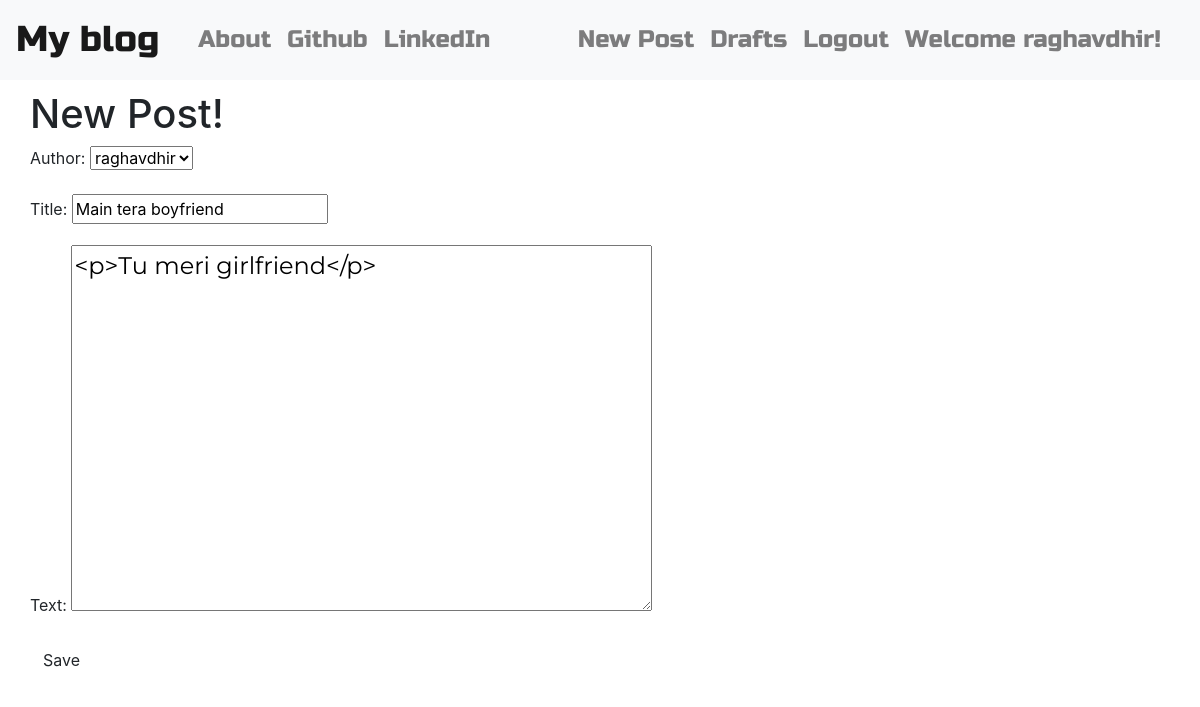
The page /post/9/edit/ (signed in) on the database its author committed.
### blogApp/models.py (models this page shows, shortened)
class Post(models.Model):
    author = models.ForeignKey('auth.User', on_delete=models.CASCADE)
    title = models.CharField(max_length=256)
    text = models.TextField()
    created_date = models.DateTimeField(default=timezone.now)
    published_date = models.DateTimeField(blank=True, null=True)

### blogApp/views.py (the view)
# urls.py: re_path(r'post/(?P<pk>\d+)/edit/$', views.PostUpdateView.as_view(), name='post_edit'),
class PostUpdateView(LoginRequiredMixin, UpdateView):
    login_url = '/login/'
    redirect_field_name = 'blogApp/post_detail.html'
    form_class = PostForm
    model = Post

### blogApp/forms.py
class PostForm(forms.ModelForm):
    class Meta:
        model = Post
        fields = ('author', 'title', 'text')
        widgets = {
            'title': forms.TextInput(attrs={'class': 'textinputclass'}),
            'text': forms.Textarea(attrs={'class': 'editable medium-editor-textarea postcontent'})
        }

### blogApp/templates/blogApp/post_form.html (shortened to what this page needs)
{% extends 'blogApp/base.html' %}
{% block body_block %}
<h1>New Post!</h1>
<form class="post-form" method="POST">
    {{ form.as_p }}
    <button type="submit" class="save btn btn-default">Save</button>
</form>
{% endblock %}

### blogApp/templates/blogApp/base.html (shortened to what this page needs)
<!DOCTYPE html>
{% load static %}
<html lang="en">
<head>
    <link rel="stylesheet" href="https://stackpath.bootstrapcdn.com/bootstrap/4.5.0/css/bootstrap.min.css">
    <link rel="stylesheet" href="//cdn.jsdelivr.net/npm/medium-editor@latest/dist/css/medium-editor.min.css" type="text/css" media="screen" charset="utf-8">
    <link rel="stylesheet" href="{% static 'css/blog.css' %}">
    <link rel="stylesheet" href="https://use.fontawesome.com/releases/v5.6.3/css/all.css">
</head>
<body class="loader">
<nav class="navbar navbar-expand-sm navbar-light bg-light techfont">
    <a class="navbar-brand bigbrand" href="{% url 'post_list' %}">My blog</a>
    <div class="container">
        <div class="collapse navbar-collapse">
        <ul class="navbar-nav mr-auto">
            <li class="nav-item">
                <a class="nav-link" href="{% url 'aboutus' %}">About</a>
            </li>
            <li class="nav-item">
                <a class="nav-link" href="https://www.github.com">Github</a>
            </li>
            <li class="nav-item">
                <a class="nav-link" href="https://www.linkedin.com">LinkedIn</a>
            </li>
        </ul>
        <ul class="nav navbar-nav navbar-right">
            {% if user.is_authenticated %}
            <li class="nav-item">
                <a class="nav-link" href="{% url 'post_new' %}">New Post</a>
            </li>
            <li class="nav-item">
                <a class="nav-link" href="{% url 'post_draft_list' %}">Drafts</a>
            </li>
            <li class="nav-item">
                <a class="nav-link" href="{% url 'logout' %}">Logout</a>
            </li>
            <li class="nav-item">
                <a class="nav-link">Welcome {{ user.username }}!</a>
            </li>
            {% else %}
            <li>
                <a class="nav navbar-right" href="{% url 'login' %}"><span><i class="fas fa-user"></i></span></a>
            </li>
            {% endif %}
        </ul>
        </div>
    </div>
</nav>
<div class="content container">
    <div class="row">
        <div class="blog_posts">
            {% block body_block %}
            {% endblock %}
        </div>
    </div>
</div>
</body>
</html>

### blogApp/static/css/blog.css (style rules this page uses)
.techfont { font-family: 'Russo One', sans-serif; font-size: 1.5em; margin-bottom: 10px; }
.bigbrand { font-size: 1.5em; }
.postcontent { font-family: 'Montserrat', sans-serif; font-size: 1.5em; }
.loader { filter:hue-rotate(0deg); color:linear-gradient(45deg,#0f8,#08f); animation:hue 10000ms infinite linear; }

### rows shown on the page
Post: author "raghavdhir", title "Main tera boyfriend", text "<p>Tu meri girlfriend</p>"

### other values the page prints
{{ user.username }} "raghavdhir"
